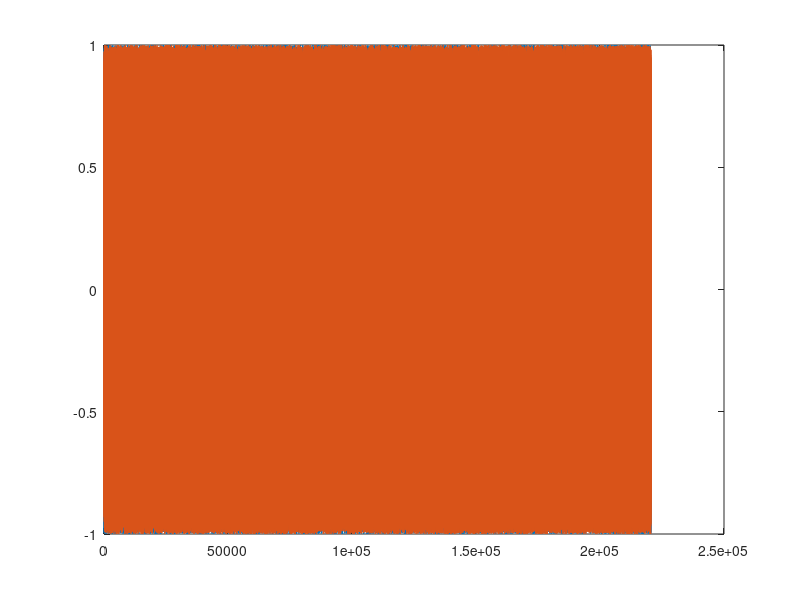

Write MATLAB code to recreate this figure.
clc
clear
close all

Fs = 44100; % Sample Rate
frequency = 1; % kHz
duration = 5; % Seconds
name = strcat('Sine_', num2str(duration), 's_', num2str(frequency), 'kHz');

t = 0:1 / Fs:duration - 1 / Fs;
w = 2 * pi * frequency * 1e3;
size = length(t);

% Sin
% wave = sin(w*t);
% out(:, 1) = wave;
% out(:, 2) = wave;

% White noise
out = rand(size, 2) * 2 - 1;

% Variations
% out = zeros(size, 2);

% for i = 1:size / 2
%     out(i, 1) = wave(i);
%     out(i+size/2, 2) = wave(i+size/2);
%     if rem(i, Fs) == 0
%         out(i, 2) = 1;
%     end
%     if rem(i+size/2, Fs) == 0
%         out(i+size/2, 1) = 1;
%     end
% end

% out(size/2, 2) = 1;

plot(out);
% xlim([20e3, 20e3 + 1024]);

audiowrite(strcat(name, '.wav'), out, Fs, 'BitsPerSample', 16);
% sound(out, Fs)
